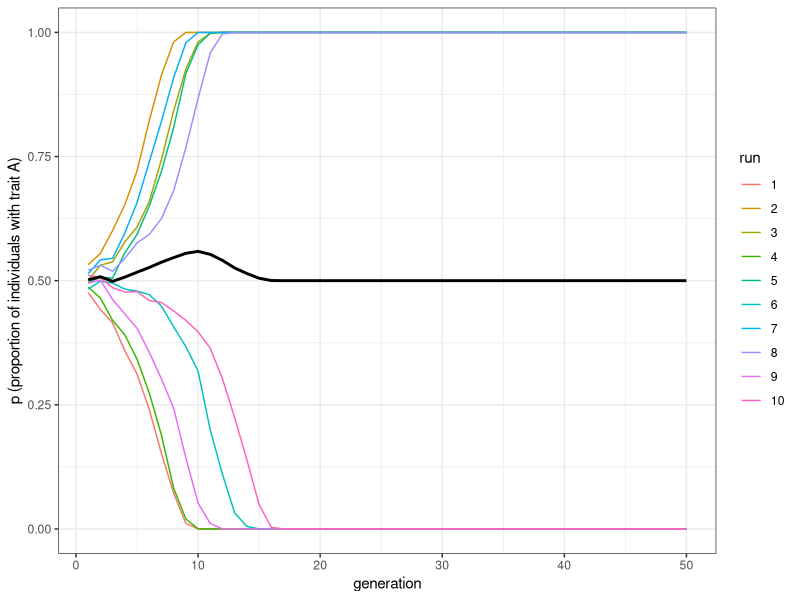
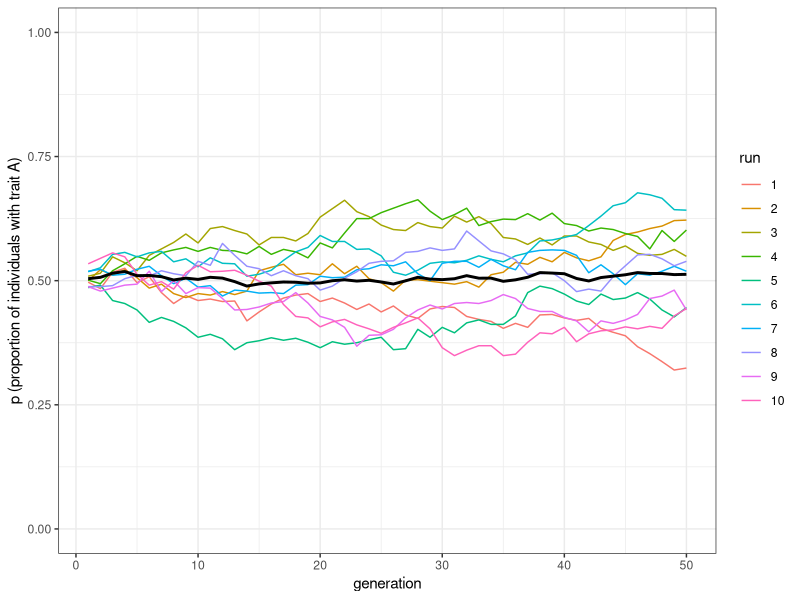
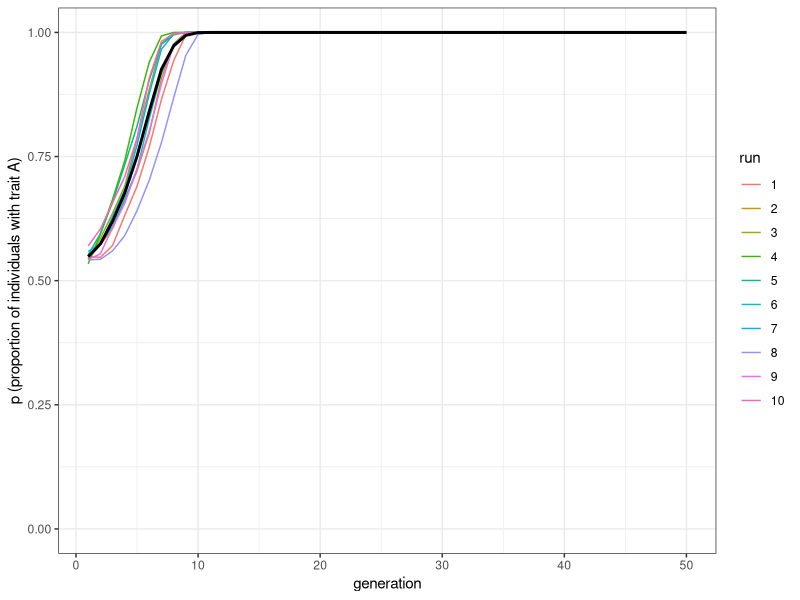
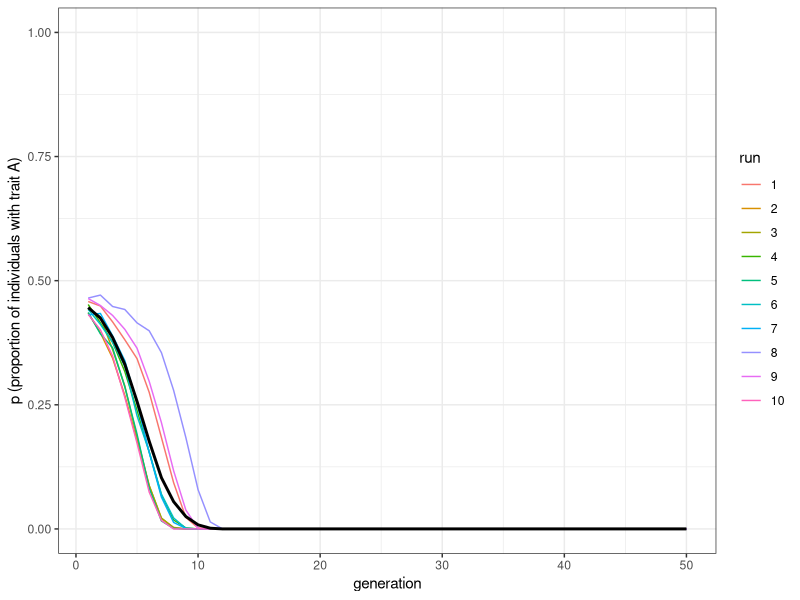

The R script that drew these images, in order:
## ---- chunk 1
library(tidyverse)

N <- 100
p_0 <- 0.5
D <- 1

# Create first generation
population <- tibble(trait = sample(c("A", "B"), N, 
                                    replace = TRUE, prob = c(p_0, 1 - p_0))) 
## ---- chunk 2
# Create a tibble with a set of 3 randomly-picked demonstrators for each agent
demonstrators <- tibble(dem1 = sample(population$trait, N, replace = TRUE), 
                        dem2 = sample(population$trait, N, replace = TRUE), 
                        dem3 = sample(population$trait, N, replace = TRUE))

# Visualise the tibble
demonstrators
## ---- chunk 3
# Get the number of As in each 3-demonstrator combinations
num_As <- rowSums(demonstrators == "A")

# For 3-demonstrator combinations with all As, set to A
population$trait[num_As == 3] <- "A"  
# For 3-demonstrator combinations with all Bs, set to B
population$trait[num_As == 0] <- "B"  

prob_majority <- sample(c(TRUE, FALSE), 
                        prob = c((2/3 + D/3), 1 - (2/3 + D/3)), N, replace = TRUE)
prob_minority <- sample(c(TRUE, FALSE), 
                        prob = c((1/3 - D/3), 1 - (1/3 - D/3)), N, replace = TRUE)

# 3-demonstrator combinations with two As and one B
if (nrow(population[prob_majority & num_As == 2, ]) > 0) {
  population[prob_majority & num_As == 2, ] <- "A"
}
if (nrow(population[prob_majority == FALSE & num_As == 2, ]) > 0) {
  population[prob_majority == FALSE & num_As == 2, ] <- "B"
}  

# 3-demonstrator combinations with one A and two Bs
if (nrow(population[prob_minority & num_As == 1, ]) > 0) {
  population[prob_minority & num_As == 1, ] <- "A"
}
if (nrow(population[prob_minority == FALSE & num_As == 1, ]) > 0) {
  population[prob_minority == FALSE & num_As == 1, ] <- "B"
}  

## ---- chunk 4
demonstrators <- add_column(demonstrators, new_trait = population$trait)

# Visualise the tibble
demonstrators
## ---- chunk 5
D <- 0.5

# create first generation
population <- tibble(trait = sample(c("A", "B"), N, 
                                    replace = TRUE, prob = c(p_0, 1 - p_0))) 

# Create a tibble with a set of 3 randomly-picked demonstrators for each agent
demonstrators <- tibble(dem1 = sample(population$trait, N, replace = TRUE), 
                        dem2 = sample(population$trait, N, replace = TRUE), 
                        dem3 = sample(population$trait, N, replace = TRUE))

# Get the number of As in each 3-demonstrator combinations
num_As <- rowSums(demonstrators == "A")

# For 3-demonstrator combinations with all As, set to A
population$trait[num_As == 3] <- "A"  
# For 3-demonstrator combinations with all Bs, set to B
population$trait[num_As == 0] <- "B"  

prob_majority <- sample(c(TRUE, FALSE), 
                        prob = c((2/3 + D/3), 1 - (2/3 + D/3)), N, replace = TRUE)
prob_minority <- sample(c(TRUE, FALSE), 
                        prob = c((1/3 - D/3), 1 - (1/3 - D/3)), N, replace = TRUE)

# 3-demonstrator combinations with two As and one B
if (nrow(population[prob_majority & num_As == 2, ]) > 0) {
  population[prob_majority & num_As == 2, ] <- "A"
}
if (nrow(population[prob_majority == FALSE & num_As == 2, ]) > 0) {
  population[prob_majority == FALSE & num_As == 2, ] <- "B"
}  

# 3-demonstrator combinations with one A and two Bs
if (nrow(population[prob_minority & num_As == 1, ]) > 0) {
  population[prob_minority & num_As == 1, ] <- "A"
}
if (nrow(population[prob_minority == FALSE & num_As == 1, ]) > 0) {
  population[prob_minority == FALSE & num_As == 1, ] <- "B"
}  

demonstrators <- add_column(demonstrators, new_trait = population$trait)

# Visualise the tibble
demonstrators
## ---- chunk 6

conformist_transmission <- function (N, p_0, D, t_max, r_max) {
  
  output <- tibble(generation = rep(1:t_max, r_max), 
                   p = as.numeric(rep(NA, t_max * r_max)), 
                   run = as.factor(rep(1:r_max, each = t_max)))
  
  for (r in 1:r_max) {
    # Create first generation
    population <- tibble(trait = sample(c("A", "B"), N, 
                                        replace = TRUE, prob = c(p_0, 1 - p_0)))
    
    # Add first generation's p for run r
    output[output$generation == 1 & output$run == r, ]$p <- 
      sum(population$trait == "A") / N 
    
    for (t in 2:t_max) {
      
      # Create a tibble with a set of 3 randomly-picked demonstrators for each agent
      demonstrators <- tibble(dem1 = sample(population$trait, N, replace = TRUE), 
                              dem2 = sample(population$trait, N, replace = TRUE), 
                              dem3 = sample(population$trait, N, replace = TRUE))
      
      # Get the number of As in each 3-demonstrator combinations
      num_As <- rowSums(demonstrators == "A")
      
      # For 3-demonstrator combinations with all As, set to A
      population$trait[num_As == 3] <- "A"  
      # For 3-demonstrator combinations with all Bs, set to B
      population$trait[num_As == 0] <- "B"  
      
      prob_majority <- sample(c(TRUE, FALSE), 
                              prob = c((2/3 + D/3), 1 - (2/3 + D/3)), N, replace = TRUE)
      prob_minority <- sample(c(TRUE, FALSE), 
                              prob = c((1/3 - D/3), 1 - (1/3 - D/3)), N, replace = TRUE)
      
      # 3-demonstrator combinations with two As and one B
      if (nrow(population[prob_majority & num_As == 2, ]) > 0) {
        population[prob_majority & num_As == 2, ] <- "A"
      }
      if (nrow(population[prob_majority == FALSE & num_As == 2, ]) > 0) {
        population[prob_majority == FALSE & num_As == 2, ] <- "B"
      }  
      # 3-demonstrator combinations with one A and two Bs
      if (nrow(population[prob_minority & num_As == 1, ]) > 0) {
        population[prob_minority & num_As == 1, ] <- "A"
      }
      if (nrow(population[prob_minority == FALSE & num_As == 1, ]) > 0) {
        population[prob_minority == FALSE & num_As == 1, ] <- "B"
      }  
      
      # Get p and put it into output slot for this generation t and run r
      output[output$generation == t & output$run == r, ]$p <- 
        sum(population$trait == "A") / N 
    }
  }
  # Export data from function
  output  
}

## ---- chunk 7
plot_multiple_runs <- function(data_model) {
  ggplot(data = data_model, aes(y = p, x = generation)) +
    geom_line(aes(colour = run)) +
    stat_summary(fun = mean, geom = "line", size = 1) +
    ylim(c(0, 1)) +
    theme_bw() +
    labs(y = "p (proportion of individuals with trait A)")
}
## ---- chunk 8
data_model <- conformist_transmission(N = 1000, p_0 = 0.5, D = 1, t_max = 50, r_max = 10)
plot_multiple_runs(data_model)
## ---- chunk 9
data_model <- conformist_transmission(N = 1000, p_0 = 0.5, D = 0, t_max = 50, r_max = 10)
plot_multiple_runs(data_model)
## ---- chunk 10
data_model <- conformist_transmission(N = 1000, p_0 = 0.55, D = 1, t_max = 50, r_max = 10)
plot_multiple_runs(data_model)
## ---- chunk 11
data_model <- conformist_transmission(N = 1000, p_0 = 0.45, D = 1, t_max = 50, r_max = 10)
plot_multiple_runs(data_model)
